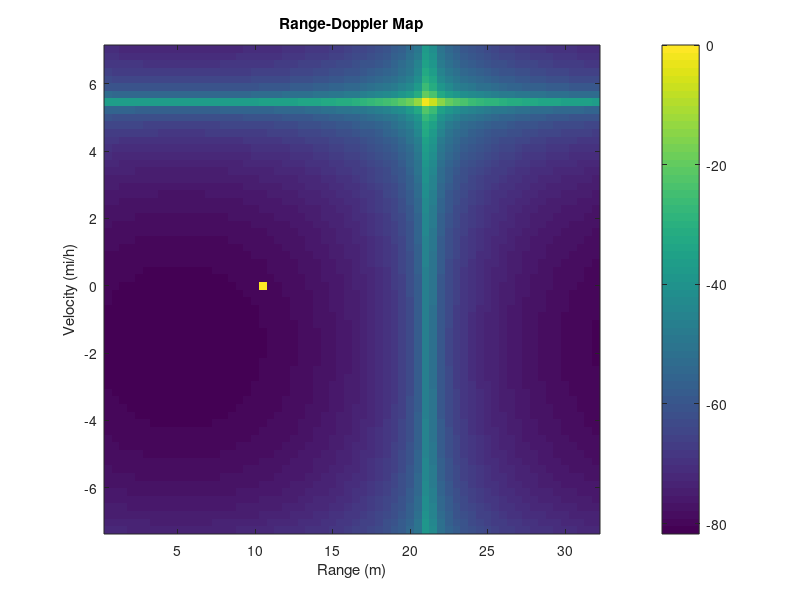

This figure's MATLAB source:
clear;
clc;

%parameter
c = 3e8;                      % 빛의 속도 (m/s)
f_c = 77e9;                   % 중심 주파수 (77GHz)
B = 300e6;                    % 대역폭 (300MHz)
T_chirp = 300e-6;             % chirp 기간 (300us)
K = B / T_chirp;              % chirp rate (Hz/s)
N = 64;                       % fast time 샘플 수
P = 64;                       % slow time (chirp 수)
fs = N / (T_chirp);           % 샘플링 주파수 계산
lambda=c/f_c;                 % 파장
prf=1/T_chirp;
Ts=1/fs;

%target information
% [거리(m), 속도(mi/h)]
targets = [
    20,  20;     % 타겟1: 20m, 20 mi/h
    10,  0       % 타겟2: 10m, 정지
];

num_targets = size(targets,1);  % 타겟 개수
vel= targets(:,2)/2.237;      %mi/h -> m/s

f_d = 2 * vel / lambda;  % 도플러 주파수

% disp(vel)

%time index
n = 1:N; p = 1:P;
[n_mat, p_mat] = meshgrid(n, p);

% disp(n_mat)
% disp(p_mat)

%received signal
rx = zeros(N, P);   % 수신 신호 초기화

for k = 1:num_targets
    R = targets(k, 1);        % 거리
    v = vel(k, 1);            % 속도
    f_dd = f_d(k,1);          % 도플러 주파수

    % 위상 구성
    phi = 2 * pi * ( ...
        2 * f_c * R / c + ...
        f_dd * (p_mat-1) * T_chirp + ...
        n_mat * Ts * (2 * K * R / c + f_dd));

    rx = rx + exp(1j * phi);   % 타겟별 신호 합산
end

% disp(rx)
%% === 2D FFT ===
rdm = abs(fftshift(fft2(rx, N, P),1));  
rdm = 20 * log10(rdm / max(rdm(:)));  % dB 스케일(max 값으로 나눠줌)


f1=(1/N)*fs;  % frequency resolution for n
f2=(1/P)*prf; % frequency resolution for p

range_res=f1*c/(2*K);
range_axis=n*range_res;

vel_res=f2*lambda/2*2.237;   % 한칸당 velocity의 값 m/s
vel_axis=vel_res*(-P/2:P/2-1);

%plot
figure(1);
imagesc(range_axis, vel_axis, rdm);  
% imagesc(rdm)
xlabel('Range (m)');
ylabel('Velocity (mi/h)');
title('Range-Doppler Map');
axis xy;
colorbar;

vmax=lambda*prf/4*2.237;
rmax=c*T_chirp/2;
